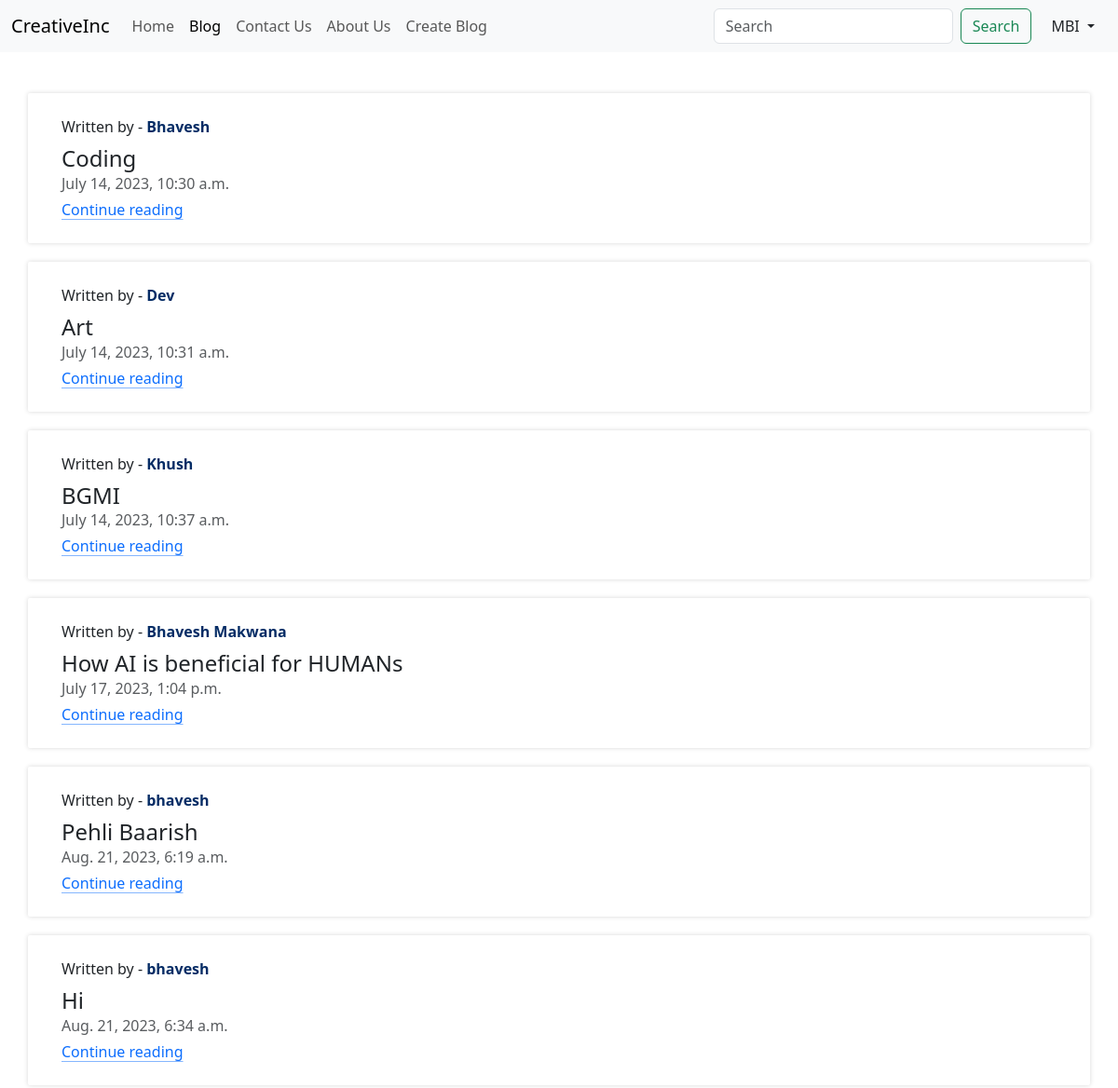
Page /blog/ (signed in) on the committed database.
### blog/models.py (models this page shows, shortened)
class Post(models.Model):
    sno = models.AutoField(primary_key=True)
    author = models.CharField(max_length=100)
    title = models.CharField(max_length=100)
    content = models.TextField()
    slug = models.CharField(max_length=50)
    timeStamp = models.DateTimeField()
    views = models.IntegerField(default=0)

### blog/views.py (the view)
# urls.py: path('',views.blogHome,name='BlogHome'),
def blogHome(request):
    allPosts = Post.objects.all()
    return render(request,'blog/bloghome.html',{'allPosts':allPosts})

### templates/blog/bloghome.html (shortened to what this page needs)
{% extends 'base.html' %}
{% block blogActive %}active{% endblock blogActive %}
{% block body %}
<div class="container mt-4">
    <div class="row mb-2">
        {% for post in allPosts %}
        <div class="col-md-6 blog-card">
            <div class="g-0 flex-md-row position-relative">
                <div class="col p-4 d-flex flex-column position-static">
                    <span>Written by - <strong class="d-inline-block mb-2 text-primary-emphasis">{{post.author}}</strong></span>
                    <h4 class="mb-0">{{post.title}}</h4>
                    <div class="mb-1 text-body-secondary">{{post.timeStamp}}</div>
                    <div>
                        <a href="/blog/{{post.slug}}" class="icon-link gap-1 icon-link-hover stretched-link">
                            Continue reading
                        </a>
                    </div>
                </div>
            </div>
        </div>
        {% endfor %}
    </div>
</div>
{% endblock body %}

### templates/base.html (shortened to what this page needs)
<!doctype html>
<html lang="en">
  <head>
    <link href="https://cdn.jsdelivr.net/npm/bootstrap@5.3.0/dist/css/bootstrap.min.css" rel="stylesheet">
  </head>
  <body>
    <nav class="navbar navbar-expand-lg bg-body-tertiary fixed-top sticky-top">
        <div class="container-fluid">
          <a class="navbar-brand" href="/">CreativeInc</a>
          <div class="collapse navbar-collapse" id="navbarSupportedContent">
            <ul class="navbar-nav me-auto mb-2 mb-lg-0">
              <li class="nav-item">
                <a class="nav-link {% block homeActive %} {% endblock homeActive %}" aria-current="page" href="/">Home</a>
              </li>
              <li class="nav-item">
                <a class="nav-link {% block blogActive%} {% endblock blogActive %}" href="/blog/">Blog</a>
              </li>
              <li class="nav-item">
                <a class="nav-link {% block contactActive %} {% endblock contactActive %}" href="/contact/">Contact Us</a>
              </li>
              <li class="nav-item">
                <a class="nav-link {% block aboutActive %} {% endblock aboutActive %}" href="/about/">About Us</a>
              </li>
              {% if user.is_authenticated %}
              <li class="nav-item">
                <a class="nav-link " href="/blog/createblog/">Create Blog</a>
              </li>
              {% endif %}
            </ul>
            <form class="d-flex" role="search" method='get' action='/search/'>
              <input id='searchQuery' name='searchQuery' class="form-control me-2" type="search" placeholder="Search" aria-label="Search">
              <button class="btn btn-outline-success me-2" type="submit">Search</button>
              {% if user.is_authenticated %}
                <div class="dropdown">
                  <button class="btn dropdown-toggle" type="button" data-bs-toggle="dropdown" aria-expanded="false">
                    <span>{{request.user}}</span>
                  </button>
                </div>
              {% else %}
                <a href='/login/' class="btn btn-outline-success" type="submit">Login</a>
                <a href='/signup/' class="btn btn-outline-success" type="submit">SignUp</a>
              {% endif %}
            </form>
          </div>
        </div>
      </nav>
      {% block body %}{% endblock body %}
  </body>
</html>

### templates/blog/bloghome.html (style rules this page uses)
.blog-card { position: relative; border-radius: 2px; overflow: hidden; margin-top: 20px; box-shadow: 0px 0px 5px rgb(215, 215, 215); width: 100%; }

### rows in the picture
Post: author "Bhavesh", title "Coding", timeStamp "July 14, 2023, 10:30 a.m."
Post: author "Dev", title "Art", timeStamp "July 14, 2023, 10:31 a.m."
Post: author "Khush", title "BGMI", timeStamp "July 14, 2023, 10:37 a.m."
Post: author "Bhavesh Makwana", title "How AI is beneficial for HUMANs", timeStamp "July 17, 2023, 1:04 p.m."
Post: author "bhavesh", title "Pehli Baarish", timeStamp "Aug. 21, 2023, 6:19 a.m."
Post: author "bhavesh", title "Hi", timeStamp "Aug. 21, 2023, 6:34 a.m."

### other values in the picture
{{ request.user }} "MBI"
